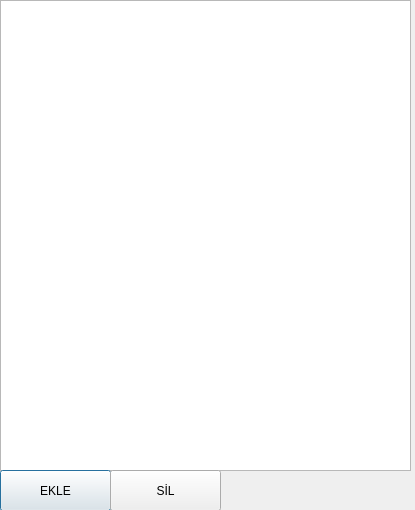
<?xml version="1.0" encoding="UTF-8"?>
<ui version="4.0">
 <class>Dialog</class>
 <widget class="QDialog" name="Dialog">
  <property name="geometry">
   <rect>
    <x>0</x>
    <y>0</y>
    <width>415</width>
    <height>510</height>
   </rect>
  </property>
  <property name="windowTitle">
   <string>Dialog</string>
  </property>
  <widget class="QListWidget" name="listWidgetOgrenciler">
   <property name="geometry">
    <rect>
     <x>0</x>
     <y>0</y>
     <width>411</width>
     <height>471</height>
    </rect>
   </property>
  </widget>
  <widget class="QPushButton" name="pushButtonEkle">
   <property name="geometry">
    <rect>
     <x>0</x>
     <y>470</y>
     <width>111</width>
     <height>41</height>
    </rect>
   </property>
   <property name="text">
    <string>EKLE</string>
   </property>
  </widget>
  <widget class="QPushButton" name="pushButtonSil">
   <property name="geometry">
    <rect>
     <x>110</x>
     <y>470</y>
     <width>111</width>
     <height>41</height>
    </rect>
   </property>
   <property name="text">
    <string>SİL</string>
   </property>
  </widget>
 </widget>
 <resources/>
 <connections/>
</ui>
